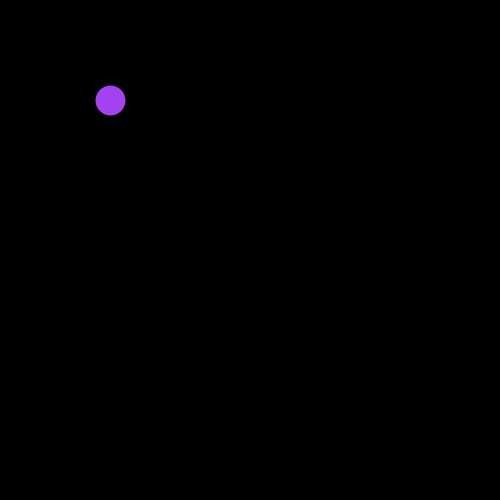
Frame 1 (no input)
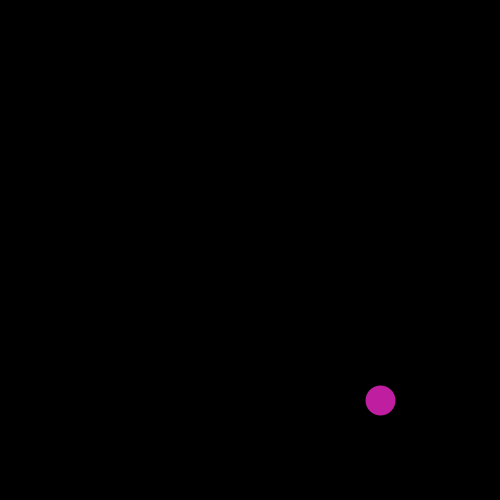
Frame 60 (the mouse pressed at the canvas centre just before this capture)
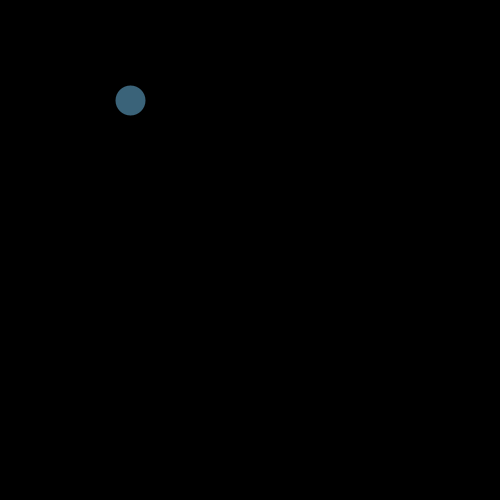
Frame 120 (the mouse held since frame 60 and released just before this capture)

The Processing sketch that drew these frames (run headless with seeded random() and noise(); from frame 60 on, the mouse is pressed at the canvas centre):

// Processing sketch: sketch_150114a
// ── sketch_150114a.pde
int lol;
int lolz;

void setup()
{
 lol = 100;
 lolz = 100;
 size(500,500);
 background(0);
 strokeWeight(30);
 stroke(255);
 frameRate(100);
}

void draw()
{
  background(0);
  if(lol == 100 && lolz<401)
  {
    lolz += 10;
  }
  if(lolz == 400 && lol<401)
  {
   lol +=10; 
  }
  if(lol == 400 && lolz>99)
  {
   lolz -= 10; 
  }
  if(lolz == 100 && lol>99)
  {
   lol -= 10; 
  }
  stroke(random(255),random(255),random(255));
  point(lolz,lol);
}
